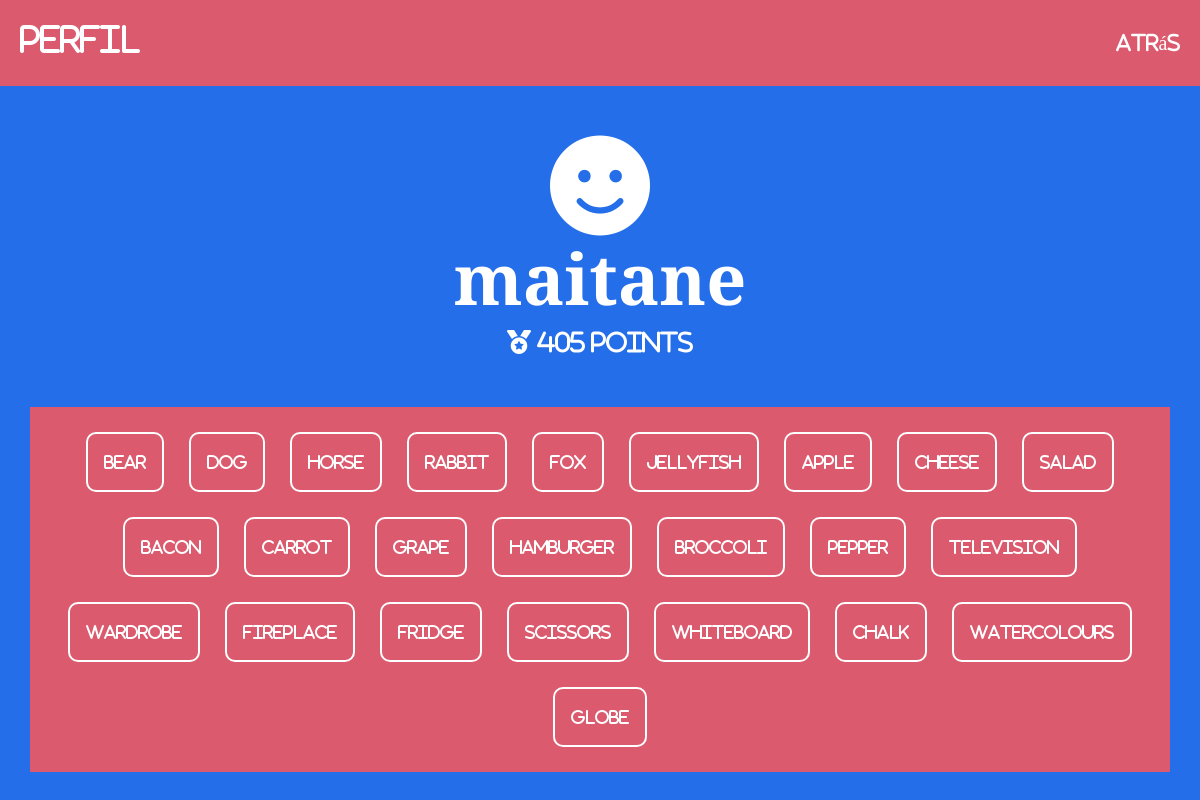
/profile/ (signed in), run on the app's committed database.
### user/models.py (models this page shows, shortened)
class Ranking(models.Model):
    user = models.OneToOneField(User, on_delete=models.CASCADE)
    points=models.IntegerField()
    learnts=models.ManyToManyField(Term,through='Learnt')

### vocabulary/models.py (models this page shows, shortened)
class Term(models.Model):
    TYPES=[('Animal', 'Animal'),('Food','Food'), ('Furniture', 'Furniture'), ('School material', 'School material')]
    id = models.AutoField(primary_key=True)
    word = models.CharField(max_length=50)
    types = models.CharField(max_length=50, choices=TYPES)
    spanish = models.CharField(max_length=100)
    photo = models.ImageField(upload_to='photo', null=True)
    audio = models.FileField(upload_to='audio', null=True)

### user/views.py (the view)
# urls.py: path('profile/',views.profile,name='profile'),
@login_required(login_url="/login")
def profile(request):
    erabiltzaile=Ranking.objects.get(user=request.user)
    return render(request, 'profile.html',{'erabiltzaile':erabiltzaile})

### user/templates/profile.html (shortened to what this page needs)
{% extends "base.html" %}
{% load static %}
{% block content %}
<nav class="navbar navbar-expand-lg navbar-dark">
    <h2>Perfil</h2>
    <div class="collapse navbar-collapse" id="navbarSupportedContent">
        <ul class="navbar-nav ml-auto">
            <li class="nav-item">
                <a href="{% url 'game' %}"><h5 class="m-0">Atrás</h5></a>
              </li>
        </ul>
    </div>
</nav>
<div class="games_container container">
    <i class="fa-solid fa-face-smile" style="font-size: 100px;"></i>
    <h1>{{user.username}}</h1>
    <h4><i class="fa-solid fa-medal"></i> {{erabiltzaile.points}} points</h4>
    <div class="learntWords">
        {% for learnt in erabiltzaile.learnts.all %}
            <div>
                <p>{{learnt.word}}</p>
            </div>
        {% endfor %}
    </div>
</div>
{% endblock content %}

### user/static/css/styles.css (style rules this page uses)
* { color: white; font-family: Montagu Slab, FontAwesome; }
h1 { font-size: 70px; font-weight: bold; }
body { background-color: #246ee9; }
.games_container { text-align: center; margin-top: 50px; padding: 0 !important; }
nav { background-color: #db5a6e !important; padding: 20px !important; }
nav a { color: white; }
.learntWords { background-color: #db5a6e; display: flex; gap: 25px; flex-wrap: wrap; padding: 25px; text-align: center; justify-content: center; margin-top: 50px; }
.learntWords div { border: 2px solid white; box-shadow: 5px 5px #db5a6e; border-radius: 10px; text-align: center; padding: 1rem; cursor: pointer; }
.learntWords div p { margin: 0 !important; color: white; }

### data on the page
Ranking: points "405"
Term: word "Bear"
Term: word "Dog"
Term: word "Horse"
Term: word "Rabbit"
Term: word "Fox"
Term: word "Jellyfish"
Term: word "Apple"
Term: word "Cheese"
Term: word "Salad"
Term: word "Bacon"
Term: word "Carrot"
Term: word "Grape"
Term: word "Hamburger"
Term: word "Broccoli"
Term: word "Pepper"
Term: word "Television"
Term: word "Wardrobe"
Term: word "Fireplace"
Term: word "Fridge"
Term: word "Scissors"
Term: word "Whiteboard"
Term: word "Chalk"
Term: word "Watercolours"
Term: word "Globe"

### other printed values
{{ user.username }} "maitane"
